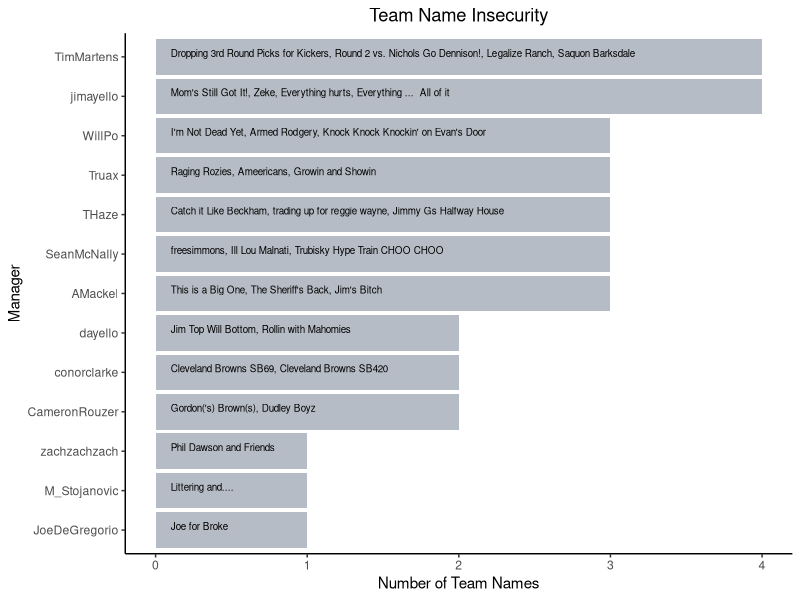
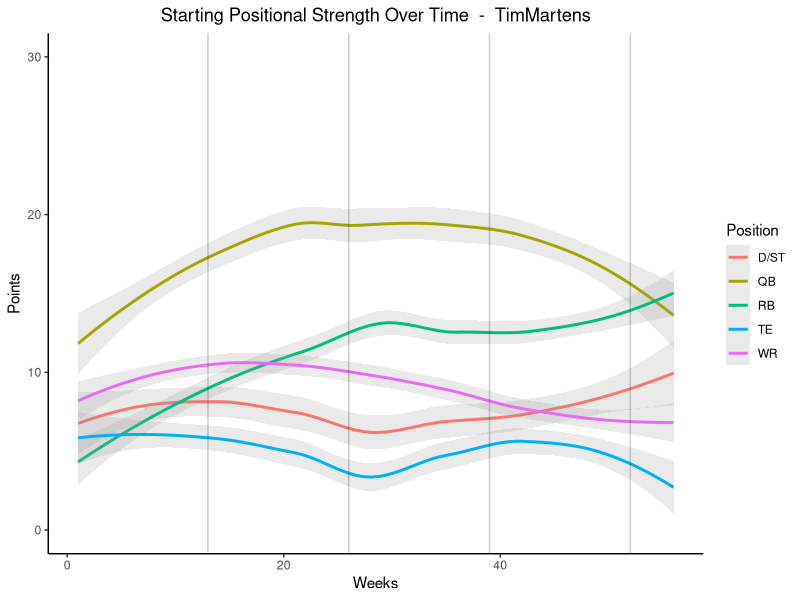
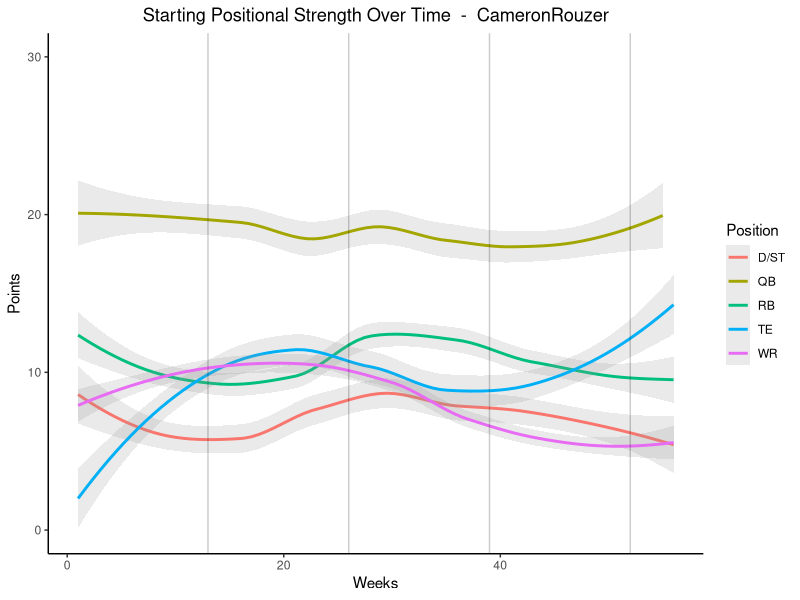
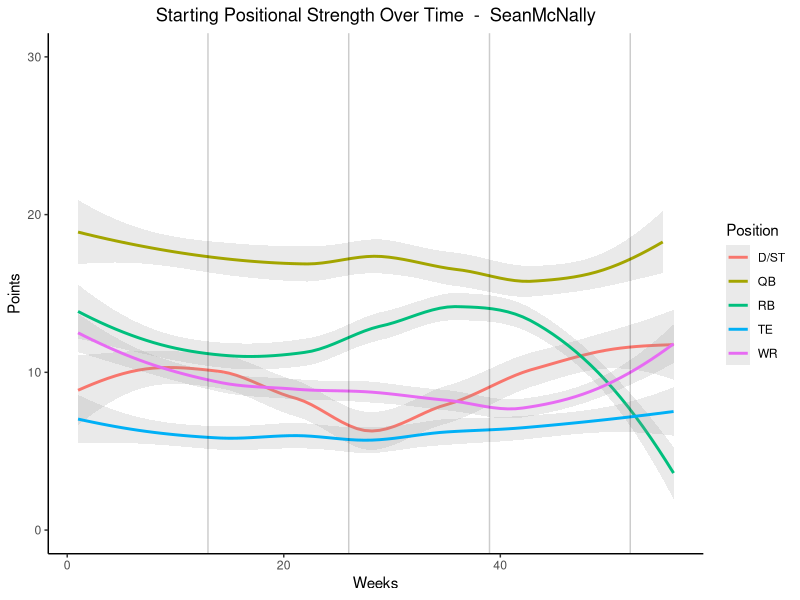
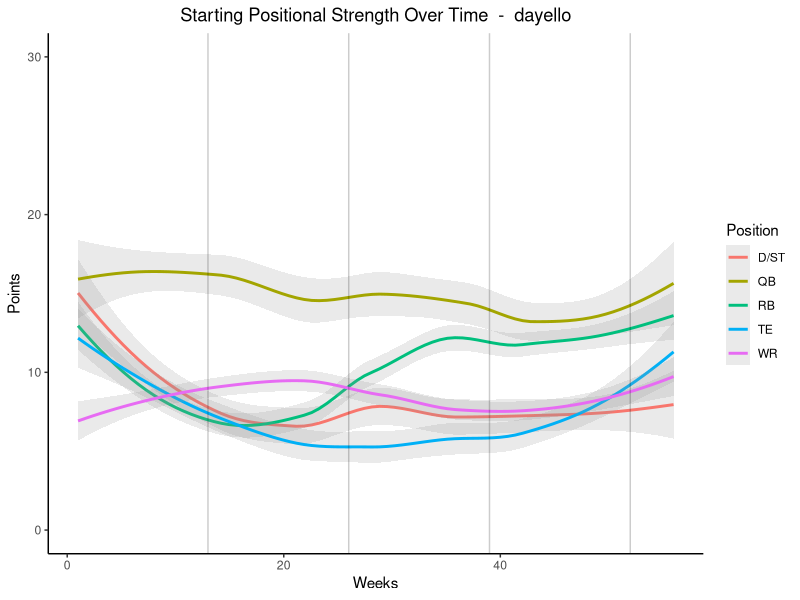
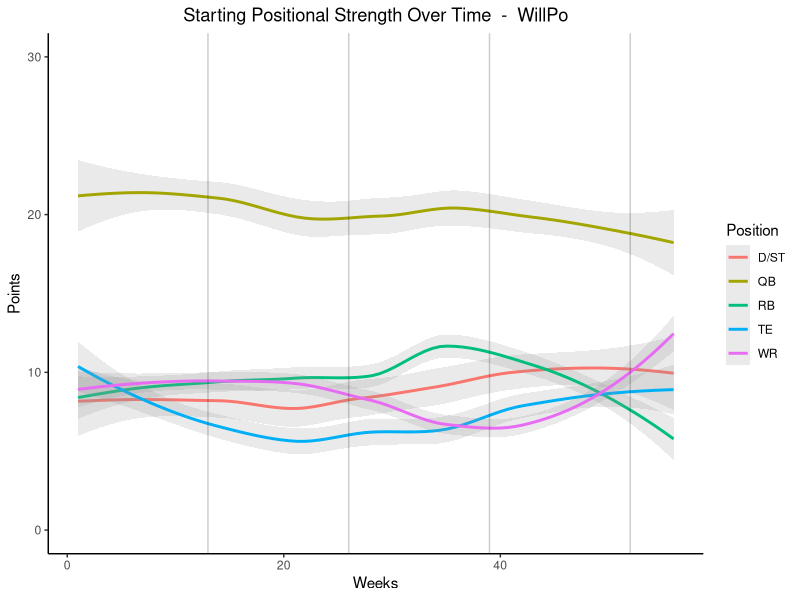
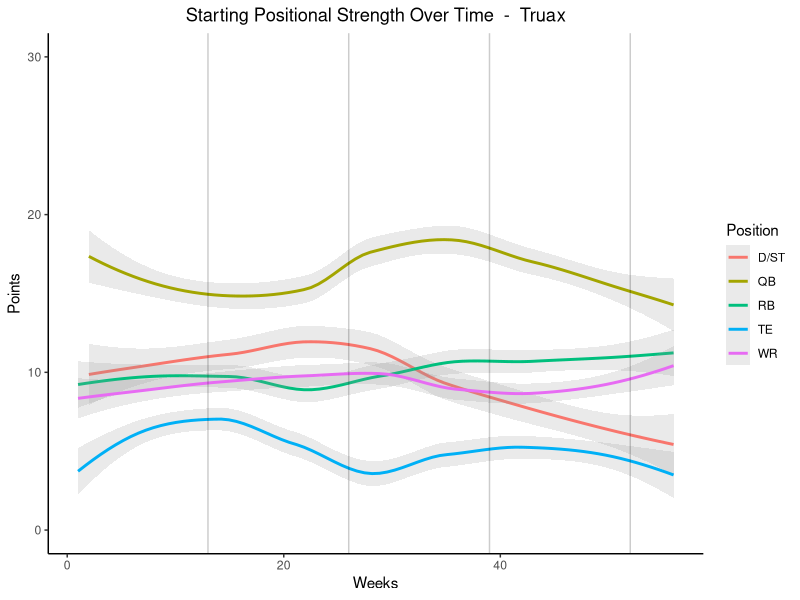
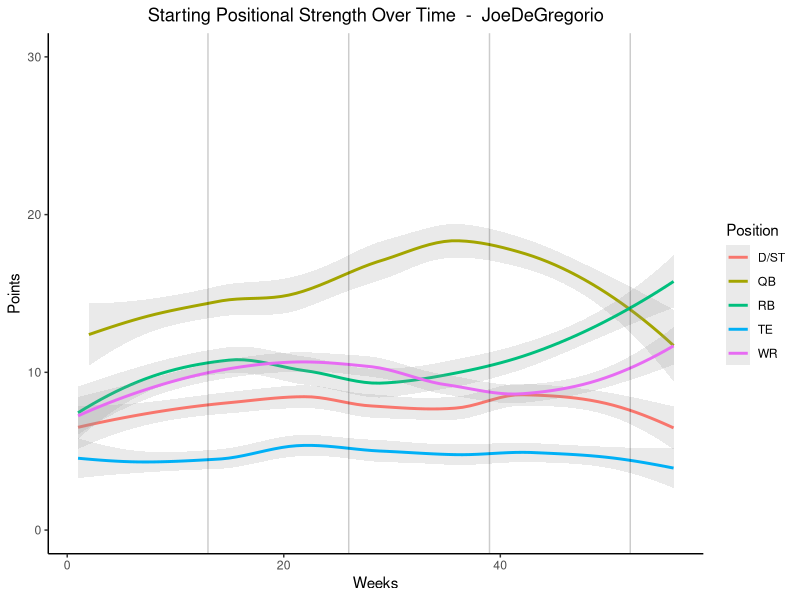

These charts were generated, in order, by the following R code:
## ---- chunk 1
ipak <- function(pkg){
    new.pkg <- pkg[!(pkg %in% installed.packages()[, "Package"])]
    if (length(new.pkg)) 
        install.packages(new.pkg, dependencies = TRUE)
    suppressWarnings(suppressMessages(sapply(pkg, require, character.only = TRUE)))
}

ipak(c("tidyverse", "skimr"))
## ---- chunk 2
df.stats <- read.csv("../Data/points.csv", header = TRUE)
## ---- chunk 3
df.stats$team_id <- as.factor(df.stats$team_id)
df.stats$manager_id <- as.factor(df.stats$manager_id)
df.stats$player_id <- as.factor(df.stats$player_id)
df.stats$season <- as.factor(df.stats$season)
df.stats$week <- as.factor(df.stats$week)
## ---- chunk 4
df.stats <- df.stats %>%
  arrange(season, week, team_id, set_pos, player_pos, player_name)
## ---- chunk 5

# Check that the scraping was completed for all seasons/weeks
tmp.check <- df.stats %>%
  select(team_id, season, week) %>%
  distinct() %>%
  group_by(team_id) %>%
  summarise(count_weeks = n())

if(unique(tmp.check$count_weeks) > 1) {print("ERROR:  Missing Data")}
## ---- chunk 6
df.teams <- df.stats %>%
  group_by(team_id) %>%
  arrange(season, week) %>%
  summarise(manager_id_cur = last(manager_id),
            manager_name_cur = last(manager_name),
            team_name_cur = last(team_name))
  
## ---- chunk 7
# Gather team name data
df.teamnames <- df.stats %>%
  select(manager_name, team_name) %>%
  distinct() %>%
  group_by(manager_name) %>%
  summarise(Count = n(),
            Names = paste0(team_name, collapse = ", ")) %>%
  arrange(desc(Count)) %>%
  rename(Manager = manager_name)

## ---- chunk 8
#Plot team names
ggplot(df.teamnames, aes(x = reorder(Manager, Count), y = Count)) +
  geom_bar(stat = "identity", fill = "lightsteelblue4", alpha = 0.5) +
  geom_text(aes(x = Manager, y = 0.1, label = Names, hjust = 0, vjust = 0), size = 2.5, col = "black") +
  theme_classic() +
  labs(title = "Team Name Insecurity") +
  xlab("Manager") +
  ylab("Number of Team Names") +
  theme(plot.title = element_text(hjust = 0.5)) +
  coord_flip()

## ---- chunk 9

# Define Player Position Limits
df.pos.lim <- data.frame("player_pos" = c("QB", "RB", "WR", "TE", "K", "D/ST"),
                         "pos_lim" = c(1,2,3,1,1,1))

# Initialize data frame for collecting starter results
df.stats.toppos <- data.frame()

# Gather stats from top n starters from each position
for (i in 1:nrow(df.pos.lim)) {
  
  #Define position/limit for each player position
  pos = df.pos.lim[i, "player_pos"]
  lim = df.pos.lim[i,"pos_lim"]
  
  # Filter and select top n players
  tmp.stats.toppos <- df.stats %>%
    filter(! set_pos %in% c("BN", "IR", "TAXI")) %>%
    filter(player_pos == pos) %>%
    filter(as.integer(week) <= 13) %>%
    group_by(team_id, season, week) %>%
    top_n(lim, points) %>%
    ungroup() %>%
    left_join(df.teams %>% select(team_id, manager_name_cur), by="team_id") %>%
    select(Manager = manager_name_cur,
           Season = season,
           Week = week,
           Position = player_pos,
           Player = player_name,
           Points = points)
  
  # Compile Results
  df.stats.toppos <- rbind(df.stats.toppos, tmp.stats.toppos)
}

# Initialize data frame for collecting starter results
df.stats.topben <- data.frame()

# Gather stats from top bench player for each position
for (i in 1:nrow(df.pos.lim)) {
  
  #Define position/limit for each player position
  pos = df.pos.lim[i, "player_pos"]
  lim = 1
  
  # Filter and select top n players
  tmp.stats.topben <- df.stats %>%
    filter(set_pos %in% c("BN", "TAXI")) %>%
    filter(player_pos == pos) %>%
    filter(as.integer(week) <= 13) %>%
    group_by(team_id, season, week) %>%
    top_n(lim, points) %>%
    ungroup() %>%
    left_join(df.teams %>% select(team_id, manager_name_cur), by="team_id") %>%
    select(Manager = manager_name_cur,
           Season = season,
           Week = week,
           Position = player_pos,
           Player = player_name,
           Points = points)
  
  # Compile Results
  df.stats.topben <- rbind(df.stats.topben, tmp.stats.topben)
}

## ---- chunk 10

# Loop through managers
for (manager in unique(df.stats.toppos$Manager)){
  
  # Define temporary plot data
  tmp.plot <- df.stats.toppos %>%
    filter(Manager == manager) %>%
    filter(Position != "K") %>%
    arrange(Season, Week) %>%
    mutate(Week = paste0(Season, "-", Week)) %>%
    mutate(Week = factor(Week, ordered = TRUE))

  # Create Plot
  p <- ggplot(tmp.plot, aes(x = as.integer(Week), y = Points, col = Position)) +
    geom_smooth(method = 'loess', formula = 'y ~ x',level = 0.5, span = .8, alpha = 0.2) +
    geom_vline(xintercept = seq(13, as.integer(max(tmp.plot$Week)), 13), alpha = 0.2) +
    theme_classic() +
    labs(title = paste("Starting Positional Strength Over Time", " - ", manager)) +
    xlab("Weeks") +
    ylab("Points") +
    ylim(c(0,30)) +
    theme(plot.title = element_text(hjust = 0.5))
  
  # Print Plot
  print(p)
  
}
## ---- chunk 11

# Loop through managers
for (manager in unique(df.stats.toppos$Manager)){
  
  # Define temporary plot data
  tmp.plot <- df.stats.topben %>%
    filter(Manager == manager) %>%
    filter(! Position %in% c("K", "D/ST")) %>%
    arrange(Season, Week) %>%
    mutate(Week = paste0(Season, "-", Week)) %>%
    mutate(Week = factor(Week, ordered = TRUE))

  # Create Plot
  p <- ggplot(tmp.plot, aes(x = as.integer(Week), y = Points, col = Position)) +
    geom_smooth(method = 'loess', formula = 'y ~ x',level = 0.5, span = .8, alpha = 0.2) +
    geom_vline(xintercept = seq(13, as.integer(max(tmp.plot$Week)), 13), alpha = 0.2) +
    theme_classic() +
    labs(title = paste("Bench Positional Strength Over Time", " - ", manager)) +
    xlab("Weeks") +
    ylab("Points") +
    ylim(c(0,30)) +
    theme(plot.title = element_text(hjust = 0.5))
  
  # Print Plot
  print(p)
  
}
## ---- chunk 12

# Create list of positions, excluding kickers
positions <- unique(df.stats.toppos$Position)
positions <- positions[positions != "K"]

# Loop through positions
for (pos in positions){
  
  # Define temporary plot data
  tmp.plot <- df.stats.toppos %>%
    filter(Position == pos) %>%
    filter(Position != "K") %>%
    arrange(Season, Week) %>%
    mutate(Week = paste0(Season, "-", Week)) %>%
    mutate(Week = factor(Week, ordered = TRUE))
  
  # Create Plot
  p <- ggplot(tmp.plot, aes(x = as.integer(Week), y = Points, col = Manager)) +
    geom_smooth(level = 0.5, span = 0.8, alpha = 0.1) +
    geom_vline(xintercept = seq(13, as.integer(max(tmp.plot$Week)), 13), alpha = 0.2) +
    theme_classic() +
    labs(title = paste("Starting Positional Strength Over Time", " - ", pos)) +
    xlab("Weeks") +
    ylab("Points") +
    theme(plot.title = element_text(hjust = 0.5))
  
  # Print Plot
  print(p)
  
}
## ---- chunk 13

# Create list of positions, excluding kickers
positions <- c("QB", "RB", "WR", "TE")

# Loop through positions
for (pos in positions){
  
  # Define temporary plot data
  tmp.plot <- df.stats.topben %>%
    filter(Position == pos) %>%
    filter(Position %in% positions) %>%
    arrange(Season, Week) %>%
    mutate(Week = paste0(Season, "-", Week)) %>%
    mutate(Week = factor(Week, ordered = TRUE))
  
  # Create Plot
  p <- ggplot(tmp.plot, aes(x = as.integer(Week), y = Points, col = Manager)) +
    geom_smooth(level = 0.5, span = 0.8, alpha = 0.1) +
    geom_vline(xintercept = seq(13, as.integer(max(tmp.plot$Week)), 13), alpha = 0.2) +
    theme_classic() +
    labs(title = paste("Bench Positional Strength Over Time", " - ", pos)) +
    xlab("Weeks") +
    ylab("Points") +
    theme(plot.title = element_text(hjust = 0.5))
  
  # Print Plot
  print(p)
  
}
